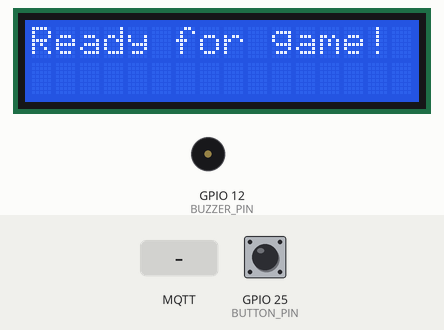
A program run on a simulated ESP32. Parts: 16×2 character LCD, buzzer (waves = sounding). The test bench sets the inputs (shaded band); at power-on: GPIO 25 (BUTTON_PIN) HIGH. WiFi joins after 1.5 s; servers stay silent unless stated; no MQTT or app messages arrive unless stated; what the program prints to the serial monitor is not drawn.

Above: at 3.8 s.
3.9 s: MQTT message "True" arrives on the first subscribed topic
At 5.3 s:
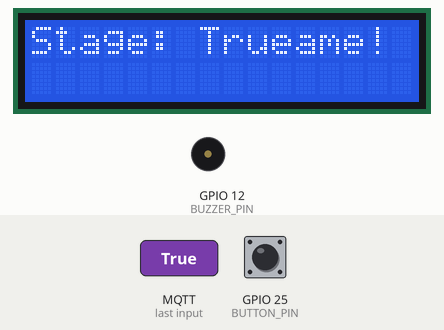
5.6 s: MQTT message "shooting" arrives on the first subscribed topic
At 7.0 s:
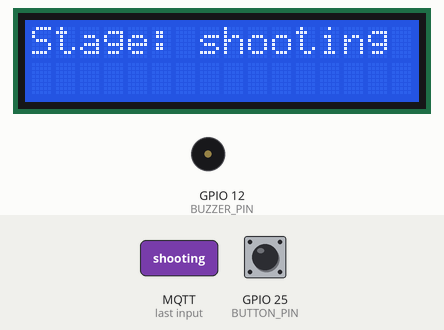
7.3 s: MQTT message "1" arrives on the first subscribed topic
At 8.8 s:
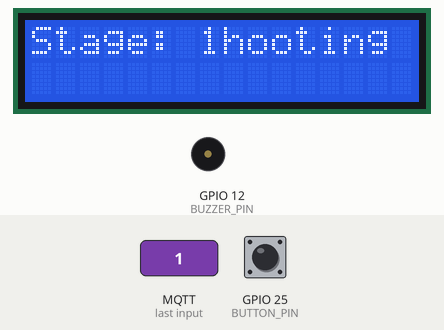
9.1 s: MQTT message "on" arrives on the first subscribed topic
At 10.5 s:
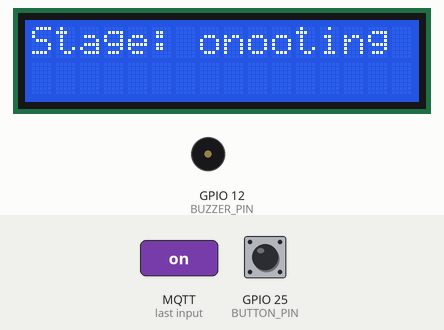
10.8 s: MQTT message "off" arrives on the first subscribed topic
At 12.2 s:
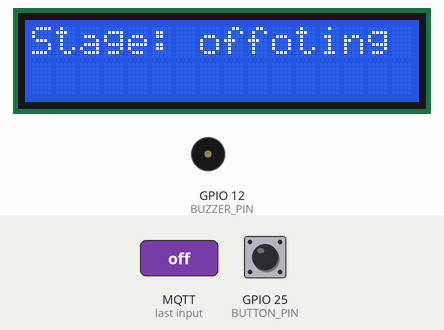
12.5 s: MQTT message "True" arrives on the second subscribed topic
At 12.9 s:
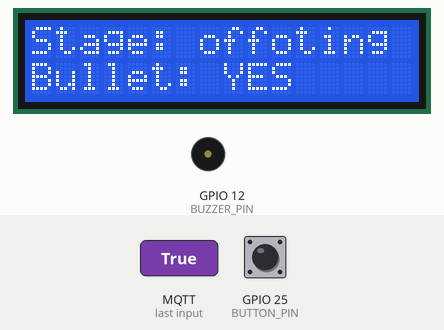
Timing chart, 0 to 15.0 s (numbered marks = the images above; inputs shaded):
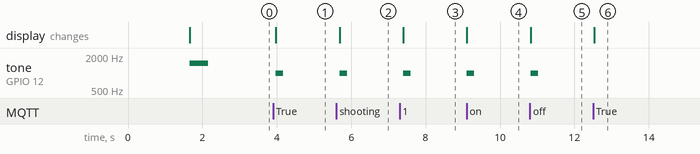

Measured:
- after the input at 3.9 s, tone on GPIO 12 (BUZZER_PIN): silent → 1000 Hz after 0.07 s, → silent 0.20 s later; the display: changes after 0.07 s (image 1)
- after the input at 5.6 s, tone on GPIO 12 (BUZZER_PIN): silent → 1000 Hz after 0.09 s, → silent 0.20 s later; the display: changes after 0.09 s (image 2)
- after the input at 7.3 s, tone on GPIO 12 (BUZZER_PIN): silent → 1000 Hz after 0.10 s, → silent 0.20 s later; the display: changes after 0.10 s (image 3)
- after the input at 9.1 s, tone on GPIO 12 (BUZZER_PIN): silent → 1000 Hz at once, → silent 0.20 s later; the display: changes at once (image 4)
- after the input at 10.8 s, tone on GPIO 12 (BUZZER_PIN): silent → 1000 Hz at once, → silent 0.20 s later; the display: changes at once (image 5)
- after the input at 12.5 s, the display: changes at once (image 6)

The program:

main.cpp
```cpp
#include <Wire.h>
#include <LiquidCrystal_I2C.h>
#include <WiFi.h>
#include <PubSubClient.h>

// WiFi and MQTT configuration
const char *ssid = "Nothing_9181";
const char *password = "faraji12345";
const char *mqttServer = "agrospai.udl.cat"; // Replace with your broker's IP address
const int mqttPort = 1883;
const char *mqttUser = "duo_hz";
const char *mqttPassword = "^D2E^%U2";

// MQTT client setup
WiFiClient espClient;
PubSubClient client(espClient);

// Unique Base ID
const char *baseId = "duo_hz_base";

// MQTT topics
const char *topicSubscribeState = "state/stage";
const char *topicPublishShoot = "players/duo_hz/actions/shoot";
const char *topicPublishReady = "players/duo_hz/actions/ready/base";
const char *topicSubscribeBullet = "players/duo_hz/state/has_bullet";
const char *topicSubscribeDied = "players/duo_hz/state/has_died"; // Subscribe to death topic (careful with player and no players)
const char *topicSubscribeMoved = "players/duo_hz/actions/move";
const char *topicSubscribeWin = "players/duo_hz/state/has_won";
const char *topicSubscribeDie = "players/duo_hz/actions/die";

// Hardware pins
#define BUZZER_PIN 12
#define BUTTON_PIN 25
#define SDA_PIN 33
#define SCL_PIN 32

// LCD setup
LiquidCrystal_I2C lcd(0x27, 16, 2); // Change address if needed

// Game state
String gameStage = "joining";
bool hasBullet = false;
bool isAlive = true;
bool buttonPressed = false;
bool decisionTaken = false;

// Function to connect to WiFi
void setupWiFi()
{
  delay(10);
  Serial.println("Connecting to WiFi...");
  WiFi.begin(ssid, password);
  while (WiFi.status() != WL_CONNECTED)
  {
    delay(500);
    Serial.print(".");
  }
  Serial.println("\nWiFi connected");
  Serial.println(WiFi.localIP());
}

// Victory buzzer function
void playVictoryTone()
{
  int melody[] = {262, 294, 330, 349, 392, 440, 494, 523}; // Simple scale
  int duration = 200;                                      // Duration of each note

  for (int i = 0; i < 8; i++)
  {
    tone(BUZZER_PIN, melody[i], duration);
    delay(duration + 50); // Small pause between notes
  }
}

// Death buzzer function
void playDeathTone()
{
  for (int i = 0; i < 3; i++)
  {
    tone(BUZZER_PIN, 200, 500); // Low-pitched tone
    delay(600);
  }
}

// Callback function for MQTT messages
void callback(char *topic, byte *payload, unsigned int length)
{
  String message = "";
  for (int i = 0; i < length; i++)
  {
    message += (char)payload[i];
  }
  Serial.printf("Message received on topic: %s, Message: %s\n", topic, message.c_str());

  // Handle game state updates
  if (strcmp(topic, topicSubscribeState) == 0)
  {
    gameStage = message;
    lcd.setCursor(0, 0);
    lcd.print("Stage: ");
    lcd.print(gameStage);
    tone(BUZZER_PIN, 1000, 200); // Notify with a beep

    if (gameStage != "shooting")
    {
      decisionTaken = false;
    }
  }

  // Handle Bullet state
  if (strcmp(topic, topicSubscribeBullet) == 0)
  {
    hasBullet = (message == "True");
    lcd.setCursor(0, 1);
    lcd.print("Bullet: ");
    lcd.print(hasBullet ? "YES " : "NO  ");
  }

  // Handle death state
  if (strcmp(topic, topicSubscribeDied) == 0)
  {
    isAlive = (message != "True");
    if (!isAlive)
    {
      lcd.setCursor(0, 0);
      lcd.print("You are DEAD      ");
      tone(BUZZER_PIN, 200, 1000); // Long beep for death
      Serial.println("You are dead");
      delay(3000);
    }
  }

  // Handle die action
  if (strcmp(topic, topicSubscribeDie) == 0)
  {
    if (message == "True")
    {
      lcd.setCursor(0, 0);
      lcd.print("Action: You Die   ");
      Serial.println("Die action triggered");
      playDeathTone(); // Play death tone
    }
  }

  // Handle movement detection
  if (strcmp(topic, topicSubscribeMoved) == 0)
  {
    if (message == "True")
    {
      lcd.setCursor(0, 1);
      lcd.print("Moved Detected    ");
      tone(BUZZER_PIN, 800, 100); // Notify movement
    }
  }

  // Handle winning state
  if (strcmp(topic, topicSubscribeWin) == 0)
  {
    if (message == "True")
    {
      lcd.setCursor(0, 0);
      lcd.print("YOU WIN!         ");
      Serial.println("Player has won");
      playVictoryTone(); // Play victory tone
    }
  }
}

// Function to connect to MQTT broker
void reconnectMQTT()
{
  while (!client.connected())
  {
    Serial.print("Connecting to MQTT...");
    if (client.connect(baseId, mqttUser, mqttPassword))
    {
      Serial.println("connected");

      // Subscribe to topics
      client.subscribe(topicSubscribeState);
      client.subscribe(topicSubscribeBullet);
      client.subscribe(topicSubscribeDied);
      client.subscribe(topicSubscribeMoved); // Subscribe to movement detection topic
      client.subscribe(topicSubscribeWin);   // Subscribe to win state topic
      client.subscribe(topicSubscribeDie);
      Serial.println("Subscribed to necessary topics");

      // Publish readiness signal
      client.publish(topicPublishReady, "True");
      lcd.setCursor(0, 0);
      lcd.print("Ready for game!");
      tone(BUZZER_PIN, 1500, 500); // Notify with a beep
      delay(1000);
    }
    else
    {
      Serial.printf("failed, rc=%d\n", client.state());
      delay(5000);
    }
  }
}

// Setup function
void setup()
{
  Serial.begin(115200);

  // Initialize hardware
  pinMode(BUZZER_PIN, OUTPUT);
  pinMode(BUTTON_PIN, INPUT_PULLUP);
  Wire.begin(SDA_PIN, SCL_PIN);
  lcd.init();
  lcd.backlight();
  lcd.print("Initializing...");

  // Connect to WiFi
  setupWiFi();

  // Initialize MQTT
  client.setServer(mqttServer, mqttPort);
  client.setCallback(callback);

  // Ensure MQTT connection
  reconnectMQTT();
}

// Check button press
void handleButton()
{
  static bool lastState = HIGH;
  bool currentState = digitalRead(BUTTON_PIN);

  if (lastState == HIGH && currentState == LOW)
  {
    buttonPressed = true;
    Serial.println("Button pressed");
  }
  lastState = currentState;
}

void handleOperatorDecision()
{
  if (gameStage == "shooting" && hasBullet && isAlive && !decisionTaken)
  {
    if (buttonPressed)
    {
      client.publish(topicPublishShoot, "True");
      lcd.setCursor(0, 1);
      lcd.print("Decision: Shoot");
      tone(BUZZER_PIN, 1000, 200); // Beep for shoot
      Serial.println("Decision: Shoot published");
      decisionTaken = true;
      buttonPressed = false;
    }
  }
}

// Main loop
void loop()
{
  if (!client.connected())
  {
    reconnectMQTT();
  }
  client.loop();

  handleButton();
  handleOperatorDecision();

  delay(100);
}
```
